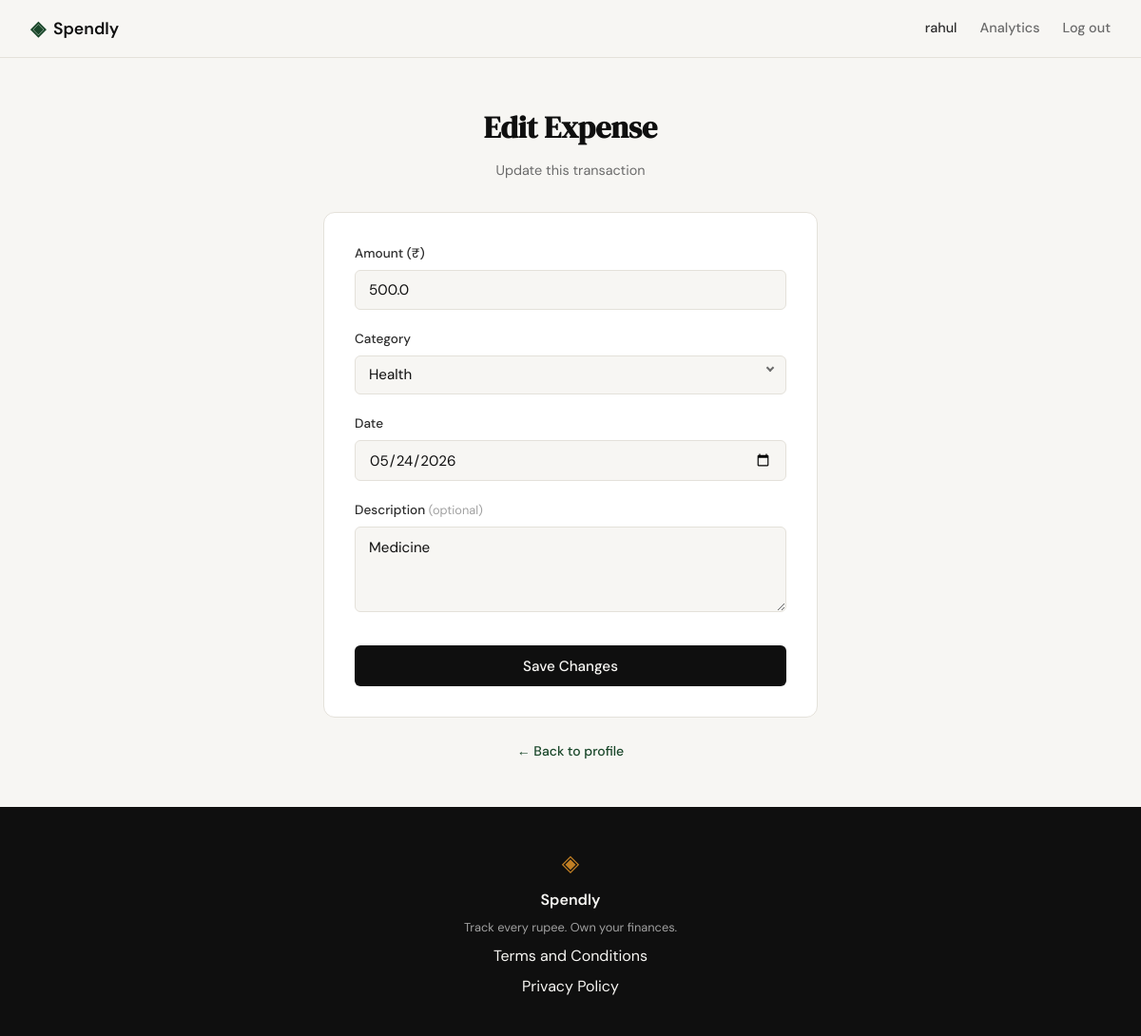
The page /expenses/21/edit (signed in) on the database its author committed.
### tables this page shows
CREATE TABLE expenses (
            id          INTEGER PRIMARY KEY AUTOINCREMENT,
            user_id     INTEGER NOT NULL REFERENCES users(id),
            amount      REAL    NOT NULL,
            category    TEXT    NOT NULL,
            date        TEXT    NOT NULL,
            description TEXT,
            created_at  TEXT    DEFAULT (datetime('now'))
        );

### app.py (the view, shortened to what this page needs)
@app.route("/expenses/<int:expense_id>/edit", methods=["GET", "POST"])
def edit_expense(expense_id):
    if not session.get("user_id"):
        return redirect(url_for("login"))
    expense = get_expense_by_id(expense_id, session["user_id"])
    if expense is None:
        abort(404)
    form = {
        "amount": expense["amount"],
        "category": expense["category"],
        "date": expense["date"],
        "description": expense["description"] or "",
    }
    return render_template(
        "edit_expense.html",
        error=None,
        form=form,
        categories=ALLOWED_CATEGORIES,
        expense_id=expense_id,
    )

### database/db.py (called while the page is built)
def get_db():
    conn = sqlite3.connect(DB_PATH)
    conn.row_factory = sqlite3.Row
    conn.execute("PRAGMA foreign_keys = ON")
    return conn

def get_expense_by_id(expense_id, user_id):
    conn = get_db()
    try:
        return conn.execute(
            "SELECT id, user_id, amount, category, date, description"
            " FROM expenses WHERE id = ? AND user_id = ?",
            (expense_id, user_id),
        ).fetchone()
    finally:
        conn.close()

### templates/edit_expense.html (shortened to what this page needs)
{% extends "base.html" %}
{% block head %}
<link rel="stylesheet" href="{{ url_for('static', filename='css/edit_expense.css') }}">
{% endblock %}
{% block content %}
<section class="auth-section">
    <div class="auth-container edit-expense-container">
        <div class="auth-header">
            <h1 class="auth-title">Edit Expense</h1>
            <p class="auth-subtitle">Update this transaction</p>
        </div>
        <div class="auth-card">
            <form method="POST" action="{{ url_for('edit_expense', expense_id=expense_id) }}">
                <div class="form-group">
                    <label for="amount">Amount (&#8377;)</label>
                    <input type="number"
                           id="amount"
                           name="amount"
                           class="form-input"
                           placeholder="0.00"
                           step="0.01"
                           min="0.01"
                           value="{{ form.amount or '' }}"
                           required
                           autofocus>
                </div>
                <div class="form-group">
                    <label for="category">Category</label>
                    <select id="category" name="category" class="form-input form-select" required>
                        {% for cat in categories %}
                        <option value="{{ cat }}" {% if form.category == cat %}selected{% endif %}>{{ cat }}</option>
                        {% endfor %}
                    </select>
                </div>
                <div class="form-group">
                    <label for="date">Date</label>
                    <input type="date"
                           id="date"
                           name="date"
                           class="form-input"
                           value="{{ form.date or '' }}"
                           required>
                </div>
                <div class="form-group">
                    <label for="description">Description <span class="edit-expense-optional">(optional)</span></label>
                    <textarea id="description"
                              name="description"
                              class="form-input edit-expense-textarea"
                              placeholder="e.g. Lunch at the deli"
                              rows="3">{{ form.description or '' }}</textarea>
                </div>
                <button type="submit" class="btn-submit">Save Changes</button>
            </form>
        </div>
        <p class="auth-switch">
            <a href="{{ url_for('profile') }}">&#8592; Back to profile</a>
        </p>
    </div>
</section>
{% endblock %}

### static/css/style.css (style rules this page uses)
:root { --ink: #0f0f0f; --ink-soft: #2d2d2d; --ink-muted: #6b6b6b; --ink-faint: #a0a0a0; --paper: #f7f6f3; --paper-warm: #f0ede6; --paper-card: #ffffff; --accent: #1a472a; --accent-light: #e8f0eb; --accent-2: #c17f24; --accent-2-light: #fdf3e3; --danger: #c0392b; --danger-light: #fdecea; --border: #e4e1da; --border-soft: #eeebe4; --font-display: 'DM Serif Display', Georgia, serif; --font-body: 'DM Sans', system-ui, sans-serif; --max-width: 1200px; --auth-width: 440px; --radius-sm: 6px; --radius-md: 12px; --radius-lg: 20px; }
*, *::before, *::after { box-sizing: border-box; margin: 0; padding: 0; }
html { font-size: 16px; scroll-behavior: smooth; }
body { background: var(--paper); color: var(--ink); font-family: var(--font-body); font-size: 1rem; line-height: 1.6; -webkit-font-smoothing: antialiased; }
a { color: inherit; text-decoration: none; }
.auth-section { min-height: calc(100vh - 60px - 100px); display: flex; align-items: center; justify-content: center; padding: 3rem 2rem; }
.auth-container { width: 100%; max-width: var(--auth-width); }
.auth-header { text-align: center; margin-bottom: 2rem; }
.auth-title { font-family: var(--font-display); font-size: 2rem; color: var(--ink); margin-bottom: 0.5rem; }
.auth-subtitle { font-size: 0.9rem; color: var(--ink-muted); }
.auth-card { background: var(--paper-card); border: 1px solid var(--border); border-radius: var(--radius-md); padding: 2rem; margin-bottom: 1.5rem; }
.form-group { margin-bottom: 1.25rem; }
.form-group label { display: block; font-size: 0.85rem; font-weight: 500; color: var(--ink-soft); margin-bottom: 0.4rem; }
.form-input { width: 100%; padding: 0.6rem 0.875rem; border: 1px solid var(--border); border-radius: var(--radius-sm); font-family: var(--font-body); font-size: 0.95rem; color: var(--ink); background: var(--paper); outline: none; transition: border-color 0.2s; }
.form-input::placeholder { color: var(--ink-faint); }
.btn-submit { width: 100%; padding: 0.7rem; background: var(--ink); color: var(--paper); border: none; border-radius: var(--radius-sm); font-family: var(--font-body); font-size: 0.95rem; font-weight: 500; cursor: pointer; transition: background 0.2s; margin-top: 0.5rem; }
.auth-switch { text-align: center; font-size: 0.875rem; color: var(--ink-muted); }
.auth-switch a { color: var(--accent); font-weight: 500; }

### static/css/edit_expense.css (style rules this page uses)
.edit-expense-container { max-width: 520px; }
.form-select { appearance: none; -webkit-appearance: none; padding-right: 2.25rem; cursor: pointer; }
.form-group:has(.form-select) { position: relative; }
.form-group:has(.form-select)::after { content: ''; position: absolute; right: 0.875rem; top: 50%; transform: translateY(4px) rotate(45deg); width: 6px; height: 6px; border-right: 2px solid var(--ink-muted); border-bottom: 2px solid var(--ink-muted); pointer-events: none; }
.edit-expense-textarea { resize: vertical; min-height: 80px; line-height: 1.5; }
.edit-expense-optional { font-size: 0.8rem; font-weight: 400; color: var(--ink-faint); }

### rows shown on the page
expenses: amount "500.0", category "Health", date "05/24/2026", description "Medicine"

### other values the page prints
{{ session.get('user_name') }} "rahul"
